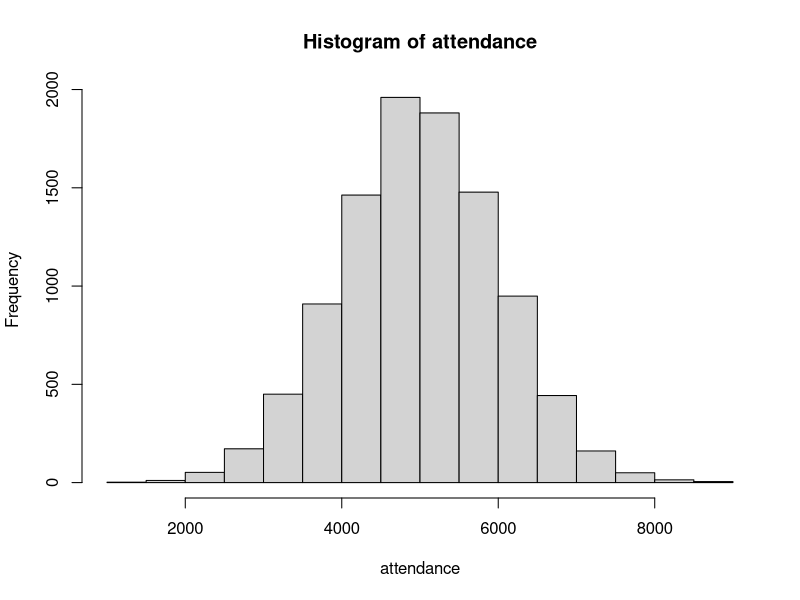
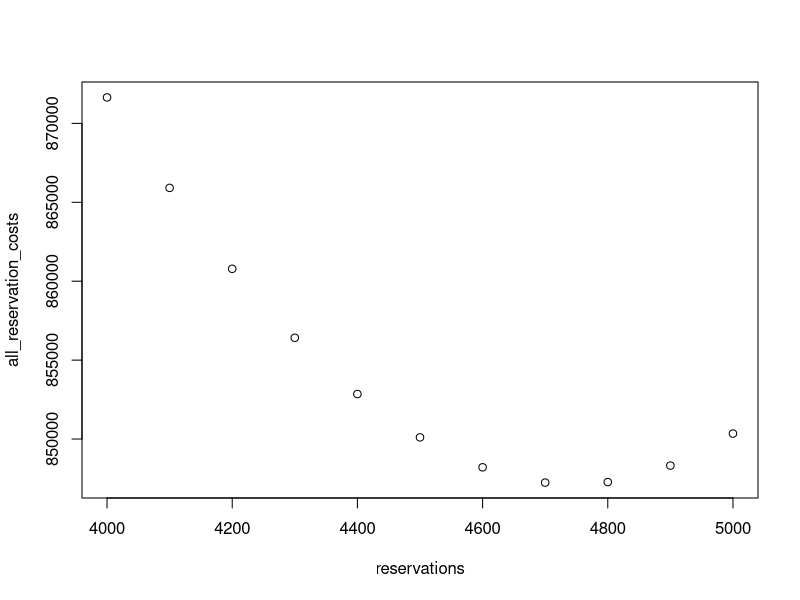

The R source for these figures, in order:
## ---- chunk 1
#Decision Variable
num_reservations <- 5000

#Inputs
regular_cost <- 150
late_cost <- 250

#Random Variable
set.seed(10)
n <- 10000
attendance <- rnorm(n, 5000, 1000)

hist(attendance)

## ---- chunk 2
extra_rooms <-c()
for (i in 1:n) {
  extra_rooms <- pmax(0, round(attendance - num_reservations))
}

## ---- chunk 3
reservation_cost <- rep(num_reservations*regular_cost, n)
## ---- chunk 4
late_reservation_cost <- extra_rooms*late_cost

total_cost <- reservation_cost + late_reservation_cost
## ---- chunk 5
mean(total_cost)
sd(total_cost)
## ---- chunk 6
###Did a for loop to verify results.
# Define a range of reservation levels
reservations <- seq(4000, 5000, 100)

all_reservation_costs<-c()

for (i in reservations) {
  n <- 10000
  v_reservations<-rep(i,n)
  v_regular_cost<-rep(regular_cost,n)
  v_late_cost<-rep(late_cost,n)

  set.seed(10)
  attendance <- rnorm(n, 5000, 1000)
  
  extra_rooms<-pmax(0, attendance - v_reservations)
  
  reservation_cost<-v_reservations*v_regular_cost
  late_reservation_cost<-extra_rooms*v_late_cost
  total_costs<-reservation_cost+late_reservation_cost
  
  all_reservation_costs<- c(all_reservation_costs,mean(total_costs))
}

results<-data.frame(reservations,all_reservation_costs)
print(results)

## ---- chunk 7
plot(results)
